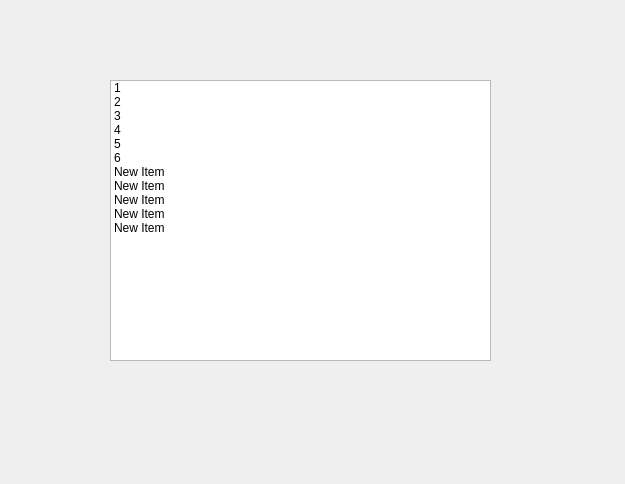
<?xml version="1.0" encoding="UTF-8"?>
<ui version="4.0">
 <class>Form</class>
 <widget class="QWidget" name="Form">
  <property name="geometry">
   <rect>
    <x>0</x>
    <y>0</y>
    <width>625</width>
    <height>484</height>
   </rect>
  </property>
  <property name="windowTitle">
   <string>Form</string>
  </property>
  <widget class="QListWidget" name="listWidget">
   <property name="geometry">
    <rect>
     <x>110</x>
     <y>80</y>
     <width>381</width>
     <height>281</height>
    </rect>
   </property>
   <property name="dragEnabled">
    <bool>true</bool>
   </property>
   <item>
    <property name="text">
     <string>1</string>
    </property>
    <property name="flags">
     <set>ItemIsSelectable|ItemIsEditable|ItemIsDragEnabled|ItemIsUserCheckable|ItemIsEnabled</set>
    </property>
   </item>
   <item>
    <property name="text">
     <string>2</string>
    </property>
    <property name="flags">
     <set>ItemIsSelectable|ItemIsEditable|ItemIsDragEnabled|ItemIsUserCheckable|ItemIsEnabled</set>
    </property>
   </item>
   <item>
    <property name="text">
     <string>3</string>
    </property>
    <property name="flags">
     <set>ItemIsSelectable|ItemIsEditable|ItemIsDragEnabled|ItemIsUserCheckable|ItemIsEnabled</set>
    </property>
   </item>
   <item>
    <property name="text">
     <string>4</string>
    </property>
    <property name="flags">
     <set>ItemIsSelectable|ItemIsEditable|ItemIsDragEnabled|ItemIsUserCheckable|ItemIsEnabled</set>
    </property>
   </item>
   <item>
    <property name="text">
     <string>5</string>
    </property>
    <property name="flags">
     <set>ItemIsSelectable|ItemIsEditable|ItemIsDragEnabled|ItemIsUserCheckable|ItemIsEnabled</set>
    </property>
   </item>
   <item>
    <property name="text">
     <string>6</string>
    </property>
    <property name="flags">
     <set>ItemIsSelectable|ItemIsEditable|ItemIsDragEnabled|ItemIsUserCheckable|ItemIsEnabled</set>
    </property>
   </item>
   <item>
    <property name="text">
     <string>New Item</string>
    </property>
    <property name="flags">
     <set>ItemIsSelectable|ItemIsEditable|ItemIsDragEnabled|ItemIsUserCheckable|ItemIsEnabled</set>
    </property>
   </item>
   <item>
    <property name="text">
     <string>New Item</string>
    </property>
    <property name="flags">
     <set>ItemIsSelectable|ItemIsEditable|ItemIsDragEnabled|ItemIsUserCheckable|ItemIsEnabled</set>
    </property>
   </item>
   <item>
    <property name="text">
     <string>New Item</string>
    </property>
    <property name="flags">
     <set>ItemIsSelectable|ItemIsEditable|ItemIsDragEnabled|ItemIsUserCheckable|ItemIsEnabled</set>
    </property>
   </item>
   <item>
    <property name="text">
     <string>New Item</string>
    </property>
    <property name="flags">
     <set>ItemIsSelectable|ItemIsEditable|ItemIsDragEnabled|ItemIsUserCheckable|ItemIsEnabled</set>
    </property>
   </item>
   <item>
    <property name="text">
     <string>New Item</string>
    </property>
    <property name="flags">
     <set>ItemIsSelectable|ItemIsEditable|ItemIsDragEnabled|ItemIsUserCheckable|ItemIsEnabled</set>
    </property>
   </item>
  </widget>
 </widget>
 <resources/>
 <connections/>
</ui>
